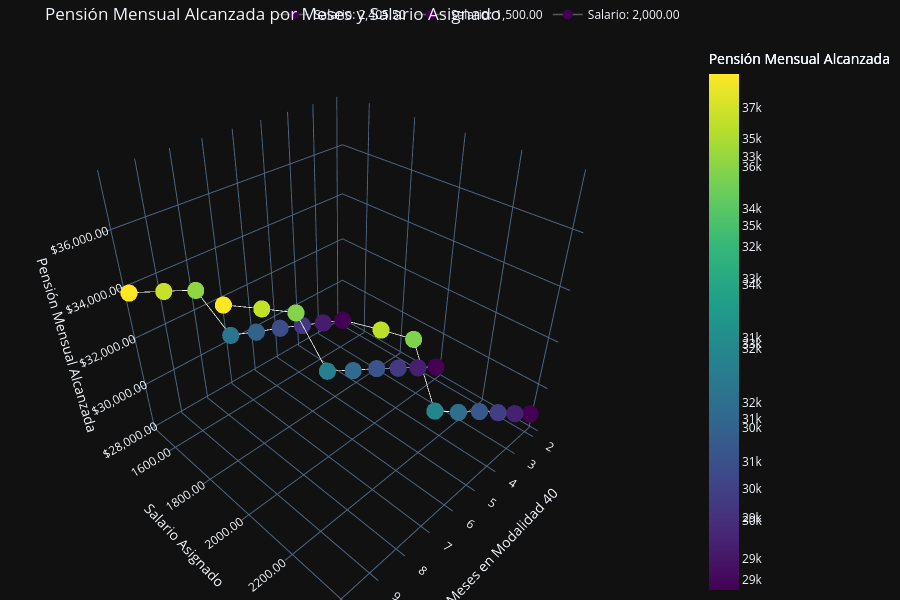

The notebook cell saved with this chart:
### Code cell
def plot_3d_pension_investment(pensiones_obtenidas, metric='Pensión Mensual Alcanzada', chart_type='surface', colorscale='Viridis'):
    """
    Create a 3D visualization of pension or investment data for Streamlit.

    Args:
        pensiones_obtenidas: DataFrame containing the pension and investment data
        metric: Either 'Pensión Mensual Alcanzada' or 'Inversión Total' to plot
        chart_type: Type of 3D plot - 'surface' or 'stem'
        colorscale: Color scale to use for the plot (e.g., 'Viridis', 'Plasma', 'Inferno')
    """
    # Extract data from the multi-index DataFrame
    months = pensiones_obtenidas.index
    salaries = pensiones_obtenidas.columns.get_level_values('Salario Asignado')[::2]
    Z = pensiones_obtenidas.xs(metric, level='Métrica', axis=1).values.T

    fig = go.Figure()

    if chart_type == 'surface':
        # Create meshgrid for 3D surface
        X, Y = np.meshgrid(months, salaries)

        fig.add_trace(
            go.Surface(
                z=Z,
                x=X,
                y=Y,
                colorscale=colorscale,
                hovertemplate=(
                    "<b>Meses en Modalidad 40:</b> %{x}<br>"
                    "<b>Salario Asignado:</b> %{y:,.2f}<br>"
                    f"<b>{metric}:</b> %{{z:,.2f}}<br>"
                    "<extra></extra>"
                )
            )
        )
    elif chart_type == 'stem':
        # Create stem plot
        for i, salary in enumerate(salaries):
            fig.add_trace(
                go.Scatter3d(
                    x=months,
                    y=[salary] * len(months),
                    z=Z[i],
                    mode='markers+lines',
                    marker=dict(
                        size=10,
                        color=Z[i],
                        colorscale=colorscale,
                        showscale=True,
                        colorbar=dict(title=metric)
                    ),
                    line=dict(
                        color='rgba(255, 255, 255, 0.3)',
                        width=1.5
                    ),
                    hovertemplate=(
                        "<b>Meses en Modalidad 40:</b> %{x}<br>"
                        f"<b>Salario Asignado:</b> {salary:,.2f}<br>"
                        f"<b>{metric}:</b> %{{z:,.2f}}<br>"
                        "<extra></extra>"
                    ),
                    name=f'Salario: {salary:,.2f}'
                )
            )
    else:
        raise ValueError("chart_type must be either 'surface' or 'stem'")

    # Update layout
    fig.update_layout(
        title=f'{metric} por Meses y Salario Asignado',
        scene=dict(
            xaxis_title='Meses en Modalidad 40',
            yaxis_title='Salario Asignado',
            zaxis_title=metric,
            xaxis=dict(tickmode='linear'),
            yaxis=dict(tickformat=".2f"),
            zaxis=dict(tickprefix='$', tickformat=",.2f")
        ),
        margin=dict(l=0, r=0, b=0, t=30),
        height=600,
        legend=dict(
            orientation="h",
            yanchor="bottom",
            y=1.02,
            xanchor="right",
            x=1,
            bgcolor='rgba(0,0,0,0)'
        )
    )

    return fig

# Example usage:
# In your Streamlit app:
# st.plotly_chart(plot_3d_pension_investment(pensiones_obtenidas, metric='Inversión Total', chart_type='stem'))
fig = plot_3d_pension_investment(pensiones_obtenidas, metric='Pensión Mensual Alcanzada', chart_type='stem', colorscale='Viridis')
fig.show()

### Figure 1 — Plotly figure (JSON) as saved in the notebook; plotly's stock layout.template omitted (floating-point values rounded to 4 significant figures)
{"data": [{"hovertemplate": "<b>Meses en Modalidad 40:</b> %{x}<br><b>Salario Asignado:</b> 2,405.50<br><b>Pensión Mensual Alcanzada:</b> %{z:,.2f}<br><extra></extra>", "line": {"color": "rgba(255, 255, 255, 0.3)", "width": 1.5}, "marker": {"color": [28830.0, 29620.0, 30440.0, 31260.0, 32000.0, 32810.0, 35850.0, 36720.0, 37560.0], "colorbar": {"title": {"text": "Pensión Mensual Alcanzada"}}, "colorscale": [[0.0, "#440154"], [0.1111, "#482878"], [0.2222, "#3e4989"], [0.3333, "#31688e"], [0.4444, "#26828e"], [0.5556, "#1f9e89"], [0.6667, "#35b779"], [0.7778, "#6ece58"], [0.8889, "#b5de2b"], [1.0, "#fde725"]], "showscale": true, "size": 10}, "mode": "markers+lines", "name": "Salario: 2,405.50", "x": [2, 3, 4, 5, 6, 7, 8, 9, 10], "y": [2406.0, 2406.0, 2406.0, 2406.0, 2406.0, 2406.0, 2406.0, 2406.0, 2406.0], "z": [28830.0, 29620.0, 30440.0, 31260.0, 32000.0, 32810.0, 35850.0, 36720.0, 37560.0], "type": "scatter3d"}, {"hovertemplate": "<b>Meses en Modalidad 40:</b> %{x}<br><b>Salario Asignado:</b> 1,500.00<br><b>Pensión Mensual Alcanzada:</b> %{z:,.2f}<br><extra></extra>", "line": {"color": "rgba(255, 255, 255, 0.3)", "width": 1.5}, "marker": {"color": [28210.0, 28650.0, 29110.0, 29570.0, 29990.0, 30450.0, 32950.0, 33440.0, 33910.0], "colorbar": {"title": {"text": "Pensión Mensual Alcanzada"}}, "colorscale": [[0.0, "#440154"], [0.1111, "#482878"], [0.2222, "#3e4989"], [0.3333, "#31688e"], [0.4444, "#26828e"], [0.5556, "#1f9e89"], [0.6667, "#35b779"], [0.7778, "#6ece58"], [0.8889, "#b5de2b"], [1.0, "#fde725"]], "showscale": true, "size": 10}, "mode": "markers+lines", "name": "Salario: 1,500.00", "x": [2, 3, 4, 5, 6, 7, 8, 9, 10], "y": [1500.0, 1500.0, 1500.0, 1500.0, 1500.0, 1500.0, 1500.0, 1500.0, 1500.0], "z": [28210.0, 28650.0, 29110.0, 29570.0, 29990.0, 30450.0, 32950.0, 33440.0, 33910.0], "type": "scatter3d"}, {"hovertemplate": "<b>Meses en Modalidad 40:</b> %{x}<br><b>Salario Asignado:</b> 2,000.00<br><b>Pensión Mensual Alcanzada:</b> %{z:,.2f}<br><extra></extra>", "line": {"color": "rgba(255, 255, 255, 0.3)", "width": 1.5}, "marker": {"color": [28550.0, 29190.0, 29840.0, 30500.0, 31100.0, 31750.0, 34550.0, 35250.0, 35930.0], "colorbar": {"title": {"text": "Pensión Mensual Alcanzada"}}, "colorscale": [[0.0, "#440154"], [0.1111, "#482878"], [0.2222, "#3e4989"], [0.3333, "#31688e"], [0.4444, "#26828e"], [0.5556, "#1f9e89"], [0.6667, "#35b779"], [0.7778, "#6ece58"], [0.8889, "#b5de2b"], [1.0, "#fde725"]], "showscale": true, "size": 10}, "mode": "markers+lines", "name": "Salario: 2,000.00", "x": [2, 3, 4, 5, 6, 7, 8, 9, 10], "y": [2000.0, 2000.0, 2000.0, 2000.0, 2000.0, 2000.0, 2000.0, 2000.0, 2000.0], "z": [28550.0, 29190.0, 29840.0, 30500.0, 31100.0, 31750.0, 34550.0, 35250.0, 35930.0], "type": "scatter3d"}], "layout": {"scene": {"xaxis": {"title": {"text": "Meses en Modalidad 40"}, "tickmode": "linear"}, "yaxis": {"title": {"text": "Salario Asignado"}, "tickformat": ".2f"}, "zaxis": {"title": {"text": "Pensión Mensual Alcanzada"}, "tickprefix": "$", "tickformat": ",.2f"}}, "margin": {"l": 0, "r": 0, "b": 0, "t": 30}, "legend": {"orientation": "h", "yanchor": "bottom", "y": 1.02, "xanchor": "right", "x": 1, "bgcolor": "rgba(0,0,0,0)"}, "title": {"text": "Pensión Mensual Alcanzada por Meses y Salario Asignado"}, "height": 600}}
